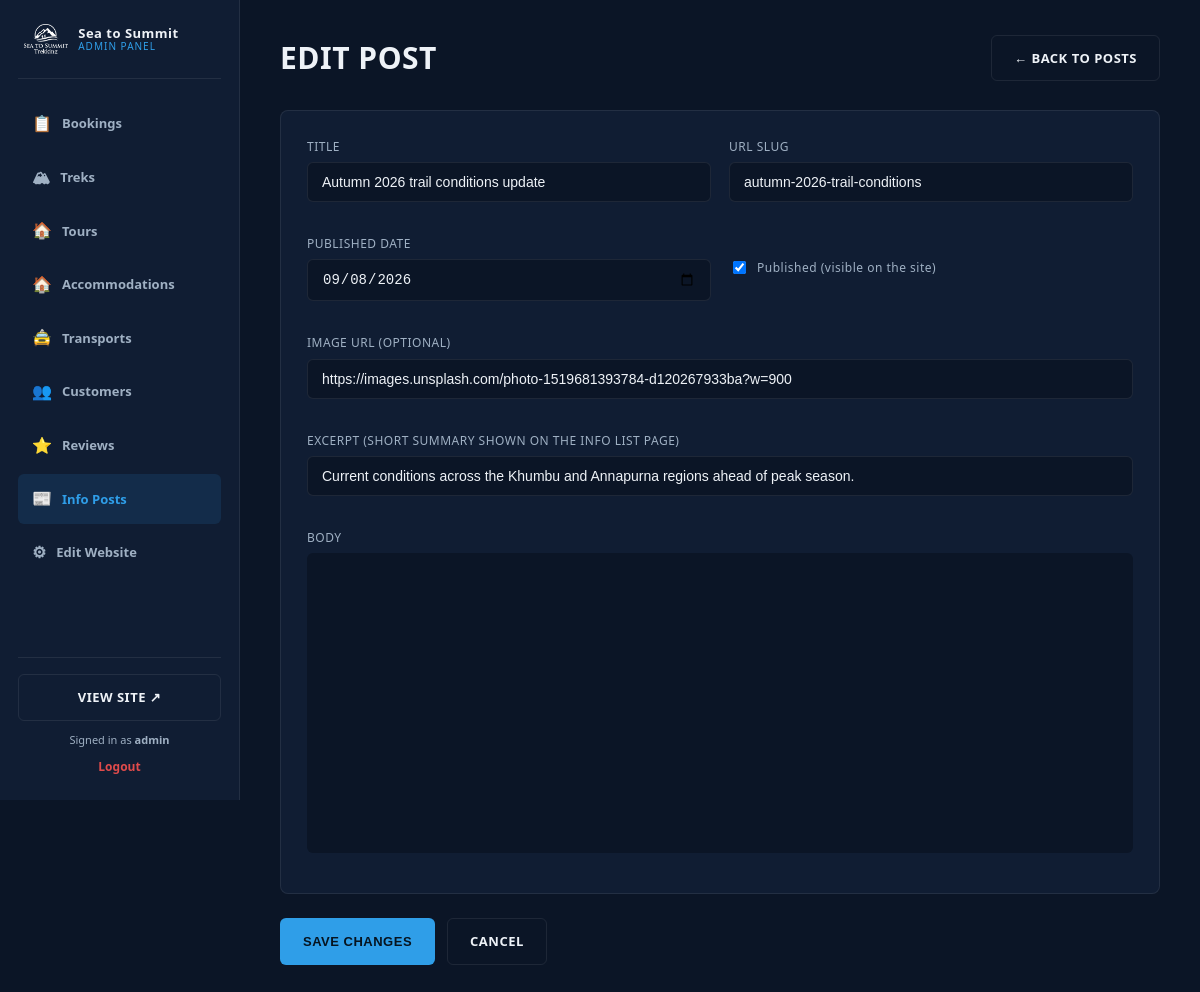
Page /admin/post-form.php?id=2 (signed in) on the committed database.
### tables this page shows
CREATE TABLE posts (
    id INT AUTO_INCREMENT PRIMARY KEY,
    slug VARCHAR(150) NOT NULL UNIQUE,
    title VARCHAR(200) NOT NULL,
    excerpt VARCHAR(300) DEFAULT NULL,
    body TEXT NOT NULL,
    image_url VARCHAR(255) DEFAULT NULL,
    is_published TINYINT(1) NOT NULL DEFAULT 1,
    published_at DATE NOT NULL,
    created_at TIMESTAMP DEFAULT CURRENT_TIMESTAMP
);

### config.php (called while the page is built, shortened)
<?php
function h($str) {
    return htmlspecialchars($str ?? '', ENT_QUOTES, 'UTF-8');
}

### admin/post-form.php (the view, shortened to what this page needs)
<?php
require_once '../config.php';
$id = isset($_GET['id']) ? (int)$_GET['id'] : (isset($_POST['id']) ? (int)$_POST['id'] : 0);
$isEdit = $id > 0;
$errors = [];
$post = ['title' => '', 'slug' => '', 'excerpt' => '', 'body' => '', 'image_url' => '', 'is_published' => 1, 'published_at' => date('Y-m-d')];
if ($_SERVER['REQUEST_METHOD'] === 'POST') {
    $post['title'] = trim($_POST['title'] ?? '');
    $post['slug'] = trim($_POST['slug'] ?? '') ?: slugify($post['title']);
    $post['excerpt'] = trim($_POST['excerpt'] ?? '');
    $post['body'] = trim($_POST['body'] ?? '');
    $post['image_url'] = trim($_POST['image_url'] ?? '') ?: null;
    $post['is_published'] = isset($_POST['is_published']) ? 1 : 0;
    $post['published_at'] = $_POST['published_at'] ?? date('Y-m-d');
    if ($post['title'] === '') $errors[] = 'Title is required.';
    if ($post['body'] === '') $errors[] = 'Body is required.';
    $slugCheck = $conn->prepare("SELECT id FROM posts WHERE slug = ? AND id != ?");
    $slugCheck->bind_param('si', $post['slug'], $id);
    $slugCheck->execute();
    if ($slugCheck->get_result()->num_rows > 0) {
        $post['slug'] .= '-' . substr(md5(uniqid()), 0, 5);
    }
    if (empty($errors)) {
        if ($isEdit) {
            $stmt = $conn->prepare("UPDATE posts SET slug=?, title=?, excerpt=?, body=?, image_url=?, is_published=?, published_at=? WHERE id=?");
            $stmt->bind_param('sssssisi', $post['slug'], $post['title'], $post['excerpt'], $post['body'], $post['image_url'], $post['is_published'], $post['published_at'], $id);
        } else {
            $stmt = $conn->prepare("INSERT INTO posts (slug, title, excerpt, body, image_url, is_published, published_at) VALUES (?,?,?,?,?,?,?)");
            $stmt->bind_param('sssssis', $post['slug'], $post['title'], $post['excerpt'], $post['body'], $post['image_url'], $post['is_published'], $post['published_at']);
        }
        $stmt->execute();
        header('Location: posts.php?saved=1');
        exit;
    }
} elseif ($isEdit) {
    $stmt = $conn->prepare("SELECT * FROM posts WHERE id = ?");
    $stmt->bind_param('i', $id);
    $stmt->execute();
    $found = $stmt->get_result()->fetch_assoc();
    $post = $found;
}
?>
<?php include 'includes/header.php'; ?>
<div class="admin-page-header">
    <div><h1><?= $isEdit ? 'EDIT POST' : 'ADD POST' ?></h1></div>
    <a href="posts.php" class="btn btn-outline">&larr; BACK TO POSTS</a>
</div>
<form method="POST">
    <div class="form-card">
        <div class="admin-form-grid">
            <div class="form-field">
                <label>Title</label>
                <input type="text" id="titleInput" name="title" value="<?= h($post['title']) ?>" required>
            </div>
            <div class="form-field">
                <label>URL Slug</label>
                <input type="text" id="slugInput" name="slug" value="<?= h($post['slug']) ?>" placeholder="auto-generated-from-title">
            </div>
            <div class="form-field">
                <label>Published Date</label>
                <input type="date" name="published_at" value="<?= h($post['published_at']) ?>">
            </div>
            <div class="form-field checkbox-field">
                <input type="checkbox" id="isPublished" name="is_published" <?= $post['is_published'] ? 'checked' : '' ?>>
                <label for="isPublished" style="margin:0;text-transform:none;">Published (visible on the site)</label>
            </div>
            <div class="form-field full">
                <label>Image URL (optional)</label>
                <input type="text" name="image_url" value="<?= h($post['image_url']) ?>">
            </div>
            <div class="form-field full">
                <label>Excerpt (short summary shown on the Info list page)</label>
                <input type="text" name="excerpt" value="<?= h($post['excerpt']) ?>" maxlength="300">
            </div>
            <div class="form-field full">
                <label>Body</label>
                <div id="bodyEditor" class="rich-editor" style="min-height:300px;"></div>
            </div>
        </div>
    </div>
    <div style="display:flex;gap:12px;">
        <button type="submit" class="btn btn-primary"><?= $isEdit ? 'SAVE CHANGES' : 'PUBLISH POST' ?></button>
        <a href="posts.php" class="btn btn-outline">CANCEL</a>
    </div>
</form>
<link href="https://cdn.jsdelivr.net/npm/quill@2.0.3/dist/quill.snow.css" rel="stylesheet">
<?php include 'includes/footer.php'; ?>

### assets/css/style.css (style rules this page uses)
:root { --navy: #0b1526; --navy-2: #101d33; --navy-3: #16233b; --blue: #2f9ee8; --blue-dark: #1e6fb3; --red: #e04b4b; --text-light: #eef2f7; --text-muted: #9fb0c3; --border: rgba(255,255,255,0.08); --radius: 6px; }
* { box-sizing: border-box; }
body { margin: 0; font-family: 'Segoe UI', Arial, sans-serif; background: var(--navy); color: var(--text-light); line-height: 1.6; }
a { text-decoration: none; color: inherit; }
h1, h2, h3, h4 { font-family: 'Segoe UI', Arial, sans-serif; font-weight: 800; text-transform: uppercase; letter-spacing: 0.5px; margin: 0; }
.btn { display: inline-flex; align-items: center; gap: 8px; padding: 12px 22px; font-weight: 700; font-size: 13px; letter-spacing: 0.5px; border-radius: var(--radius); border: 1px solid transparent; cursor: pointer; transition: all 0.15s ease; }
.btn-primary { background: var(--blue); color: #061420; }
.btn-outline { background: transparent; border-color: var(--border); color: var(--text-light); }
.form-field { margin-bottom: 14px; }
.form-field label { display: block; font-size: 12px; color: var(--text-muted); margin-bottom: 6px; text-transform: uppercase; letter-spacing: 0.5px; }
.form-field input { width: 100%; padding: 11px 14px; border-radius: 6px; border: 1px solid var(--border); background: var(--navy); color: var(--text-light); font-size: 14px; outline: none; }
.admin-page-header { display: flex; align-items: center; justify-content: space-between; flex-wrap: wrap; gap: 14px; margin-bottom: 28px; }
.admin-page-header h1 { font-size: 30px; }
.admin-form-grid { display: grid; grid-template-columns: repeat(2, 1fr); gap: 18px; }
.admin-form-grid .full { grid-column: 1 / -1; }
.form-card { background: var(--navy-2); border: 1px solid var(--border); border-radius: 8px; padding: 26px; margin-bottom: 24px; }
.form-field.checkbox-field { display: flex; align-items: center; gap: 8px; }
.form-field.checkbox-field input { width: auto; }
.rich-editor { background: var(--navy); border-radius: 6px; overflow: hidden; }

### rows in the picture
posts: title "Autumn 2026 trail conditions update", slug "autumn-2026-trail-conditions", published_at "09/08/2026", is_published "☑", image_url "https://images.unsplash.com/photo-1519681393784-d120267933ba?w=900", excerpt "Current conditions across the Khumbu and Annapurna regions ahead of peak season."

### other values in the picture
get_setting('site_name', 'Sea to Summit') "Sea to Summit"
$_SESSION['admin_username'] "admin"
